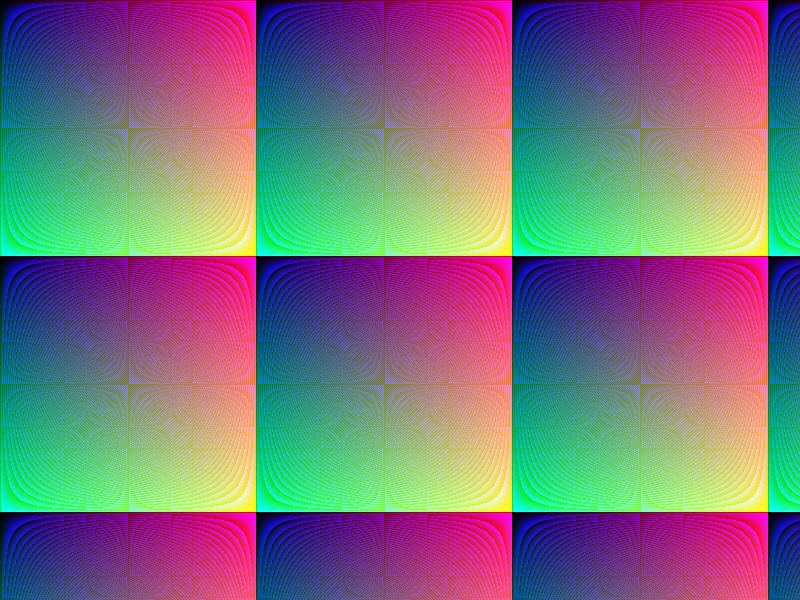
#> input picture 12_os/aufgaben/testbild.jpg, 800 x 600 px
$ python aufgabe_graustufen_loesung.py
#> lines starting #> are read from the running program, lines starting #| are printed output that depends on the picture
from multiprocessing import Pool, cpu_count
from typing import TypeAlias
from PIL import Image, ImageOps
from pathlib import Path


# Bildpfad und Blockgröße
DATA_PATH = Path(__file__).resolve().parent
image_path =  DATA_PATH / "testbild.jpg"
block_size = 100

# Bild laden und vorbereiten
image = Image.open(image_path)
#> image is the input picture: PIL image 800x600 RGB; mean R, G, B 123.1, 115.2, 125.2
width, height = image.size
#> width = 800; height = 600


# Ein Rechteck im Bild, definiert durch (x0, y0, x1, y1)
Box: TypeAlias = tuple[int, int, int, int]

# Ein Block besteht aus einer Box und dem ausgeschnittenen Bildbereich
Block: TypeAlias = tuple[Box, Image.Image]

# Greyscale Variante
GrayBlock: TypeAlias = tuple[Box, Image.Image]


def get_blocks(img: Image.Image, block_size: int) -> list[Block]:
    """Teilt ein Bild in Blöcke der Größe block_size × block_size."""
#> called with block_size = 100
    blocks: list[Block] = []
    width, height = img.size  # Bildabmessungen holen
#> width = 800; height = 600

    for y in range(0, height, block_size):
        for x in range(0, width, block_size):
            # Begrenzungsrechteck berechnen, abgeschnitten am Bildrand
            box: Box = (x, y,
                        min(x + block_size, width),
                        min(y + block_size, height))
            # Bildbereich ausschneiden
            block_img = img.crop(box)
            # Tupel aus Box und Bildblock speichern
            blocks.append((box, block_img))
#> after the loop, blocks = 48 items

    return blocks


def convert_to_grayscale(data: Block) -> GrayBlock:
    """
    Wandelt einen Bildblock in Graustufen um und gibt ihn mit Position zurück.
    """
    box, block = data  # Entpacke Position (box) und Bildbereich (block)
    gray_block = ImageOps.grayscale(block)  # Graustufenbild erzeugen
    return (box, gray_block)  # Rückgabe als (Position, Graubild)


def process_image_multiprocessing(image: Image.Image,
                                  block_size: int,
                                  output_path: str | Path) -> Path:
    """
    Verarbeitet ein Bild blockweise parallel und speichert das Graustufenbild.
    """
    blocks = get_blocks(image, block_size)  # Bild in Blöcke teilen
#> blocks = 48 items

    # Parallelverarbeitung der Blöcke in Graustufen
    with Pool(cpu_count()) as pool:
        results = pool.map(convert_to_grayscale, blocks)
#> in convert_to_grayscale (call 20), `box, block = data`:
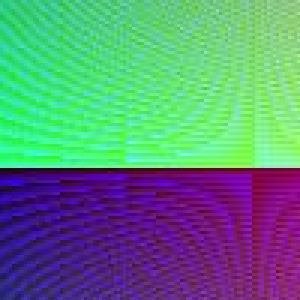
#> block: PIL image 100x100 RGB (shown 3 times larger); mean R, G, B 93.6, 136.8, 125.1
#> in convert_to_grayscale (call 20), `box, block = data`: box = (300, 200, 400, 300)
#> in convert_to_grayscale (call 21), `box, block = data`:
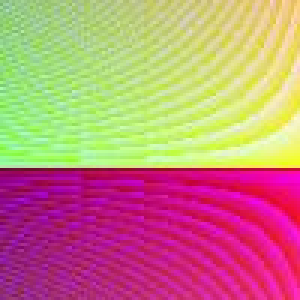
#> block: PIL image 100x100 RGB (shown 3 times larger); mean R, G, B 193.6, 136.8, 126
#> in convert_to_grayscale (call 21), `box, block = data`: box = (400, 200, 500, 300)
#> in convert_to_grayscale (call 22), `box, block = data`:
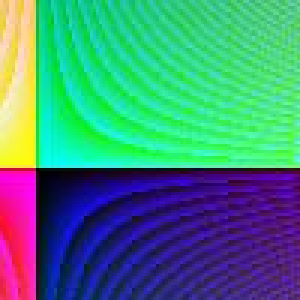
#> block: PIL image 100x100 RGB (shown 3 times larger); mean R, G, B 68.2, 136.8, 124.7
#> in convert_to_grayscale (call 22), `box, block = data`: box = (500, 200, 600, 300)
#> in convert_to_grayscale (call 22), `gray_block = ImageOps.grayscale(block)`:
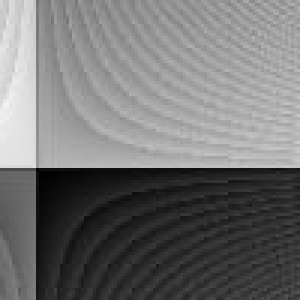
#> gray_block: PIL image 100x100 L (shown 3 times larger); min 1, max 243, mean 114.9
#> in convert_to_grayscale (call 23), `box, block = data`:
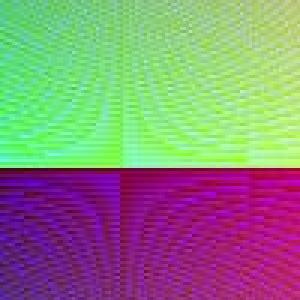
#> block: PIL image 100x100 RGB (shown 3 times larger); mean R, G, B 137.7, 136.8, 125.4
#> in convert_to_grayscale (call 23), `box, block = data`: box = (600, 200, 700, 300)
#> in convert_to_grayscale (call 23), `gray_block = ImageOps.grayscale(block)`:
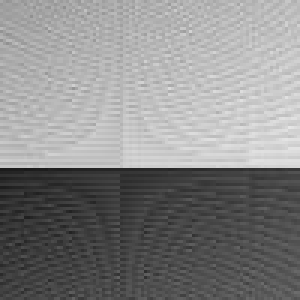
#> gray_block: PIL image 100x100 L (shown 3 times larger); min 26, max 230, mean 135.8
#> in convert_to_grayscale (call 24), `box, block = data`:
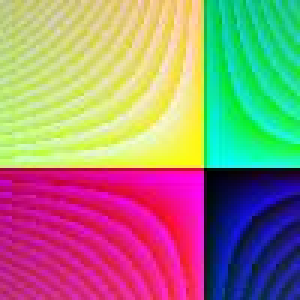
#> block: PIL image 100x100 RGB (shown 3 times larger); mean R, G, B 155.6, 136.9, 124.7
#> in convert_to_grayscale (call 24), `box, block = data`: box = (700, 200, 800, 300)
#> results = 48 items

    # Neues leeres Graustufenbild (L) in Originalgröße anlegen
    width, height = image.size
#> width = 800; height = 600
    new_image = Image.new("L", (width, height))

    # Jeden verarbeiteten Block an der ursprünglichen Position einfügen
    for box, gray_block in results:
        new_image.paste(gray_block, box)
#> this loop made 48 passes
#> box on passes 1 to 12: (0, 0, 100, 100), (100, 0, 200, 100), (200, 0, 300, 100), (300, 0, 400, 100), (400, 0, 500, 100), (500, 0, 600, 100), (600, 0, 700, 100), (700, 0, 800, 100), (0, 100, 100, 200), (100, 100, 200, 200), (200, 100, 300, 200), (300, 100, 400, 200)

    # Bild speichern
    output_path = Path(output_path)
    new_image.save(output_path)

    return output_path


output_file = process_image_multiprocessing(image,
                                            block_size,
                                            DATA_PATH / "graustufen.jpg")
